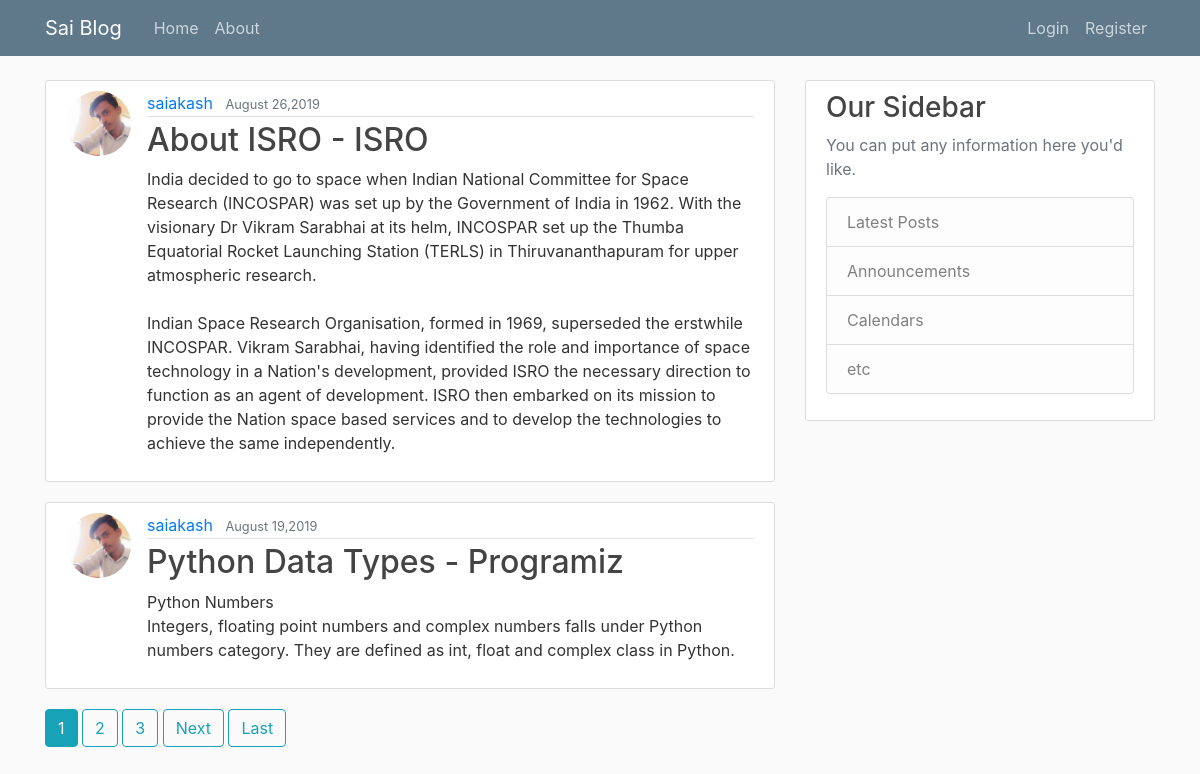
The page / on the database its author committed.
### blog/models.py (models this page shows, shortened)
class post(models.Model):
	title=models.CharField(max_length=100)
	content=models.TextField()
	dateposted=models.DateTimeField(default=timezone.now)
	author=models.ForeignKey(User,on_delete=models.CASCADE)

### users/models.py (models this page shows, shortened)
class Profile(models.Model):
	user=models.OneToOneField(User,on_delete=models.CASCADE)
	image=models.ImageField(default='default.jpg',upload_to='profile_pics')

### blog/views.py (the view)
# urls.py: path('', PostListView.as_view(),name='blog-home'),
class PostListView(ListView):
	model = post
	template_name='blog/home.html'#<app>/<model>_<viewtype>.html'
	context_object_name='posts'
	ordering=['-dateposted']
	paginate_by=2

### blog/templates/blog/home.html (shortened to what this page needs)
{% extends "blog/base.html" %}
{% block content %}
	{% for post in posts %}
		<article class="media content-section">
			<img class="rounded-circle article-img" src="{{post.author.profile.image.url}}">
		  <div class="media-body">
		    <div class="article-metadata">
		      <a class="mr-2" href="{% url 'user-posts' post.author.username %}">{{ post.author }}</a>
		      <small class="text-muted">{{ post.dateposted|date:"F d,Y" }}</small>
		    </div>
		    <h2><a class="article-title" href="{% url 'post-detail' post.id%}">{{ post.title }}</a></h2>
		    <p class="article-content">{{ post.content }}</p>
		  </div>
		</article>
	{% endfor %}
	{% if is_paginated %}
		{% for num in page_obj.paginator.page_range %}
			{% if page_obj.number == num %}
				<a class="btn btn-info mb-4"href="?page={{ num }}">{{ num }}</a>
			{% elif num > page_obj.number|add:'-3' and num < page_obj.number|add:'3' %}
				<a class="btn btn-outline-info mb-4"href="?page={{ num }}">{{ num }}</a>
			{% endif %}
		{% endfor %}
		{% if page_obj.has_next %}
			<a class="btn btn-outline-info mb-4"href="?page={{ page_obj.next_page_number}}">Next</a>
			<a class="btn btn-outline-info mb-4"href="?page={{ page_obj.paginator.num_pages }}">Last</a>
		{% endif %}
	{% endif %}
{% endblock content %}

### blog/static/blog/main.css (style rules this page uses)
body { background: #fafafa; color: #333333; margin-top: 5rem; }
h1, h2, h3, h4, h5, h6 { color: #444444; }
.content-section { background: #ffffff; padding: 10px 20px; border: 1px solid #dddddd; border-radius: 3px; margin-bottom: 20px; }
.article-title { color: #444444; }
.article-content { white-space: pre-line; }
.article-img { height: 65px; width: 65px; margin-right: 16px; }
.article-metadata { padding-bottom: 1px; margin-bottom: 4px; border-bottom: 1px solid #e3e3e3 }

### rows shown on the page
post: author.profile.image (picture), author "saiakash", dateposted "August 26,2019", title "About ISRO - ISRO", content "India decided to go to space when Indian National Committee for Space Research (INCOSPAR) was set up by the Government of India in 1962. With the visionary Dr Vikram Sarabhai at its helm, INCOSPAR set up the Thumba Equatorial Rocket Launching Station (TERLS) in Thiruvananthapuram for upper atmospheric research. Indian Space Research Organisation, formed in 1969, superseded the erstwhile INCOSPAR. Vikram Sarabhai, having identified the role and importance of space technology in a Nation's development, provided ISRO the necessary direction to function as an agent of development. ISRO then embarked on its mission to provide the Nation space based services and to develop the technologies to…"
post: author.profile.image (picture), author "saiakash", dateposted "August 19,2019", title "Python Data Types - Programiz", content "Python Numbers Integers, floating point numbers and complex numbers falls under Python numbers category. They are defined as int, float and complex class in Python."

### other values the page prints
{{ num }} "1"
{{ num }} "2" "3"
